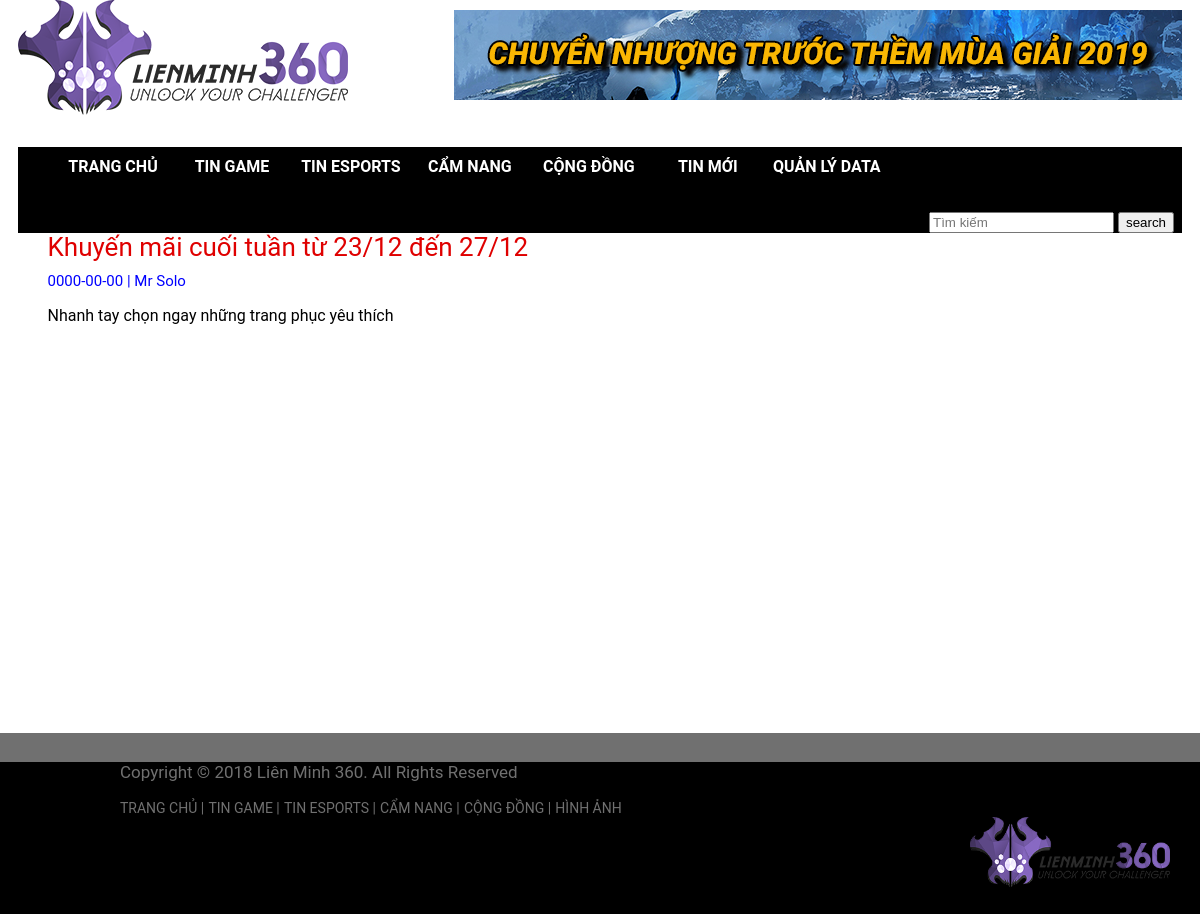
The page /main/newscontent.php?id=1 on the database its author committed.
### tables this page shows
CREATE TABLE `tinchinh` (
  `matin` int(11) NOT NULL AUTO_INCREMENT,
  `loaitin` varchar(300) DEFAULT NULL,
  `tieude` varchar(300) DEFAULT NULL,
  `noidung` varchar(10000) DEFAULT NULL,
  `tacgia` varchar(30) DEFAULT NULL,
  `thoigian` date DEFAULT NULL,
  `imgbanner` int(11) DEFAULT NULL,
  PRIMARY KEY (`matin`)
);

### main/newscontent.php (the view, shortened to what this page needs)
<?php include("phandau.php");
$id = $_GET["id"];
$sql2 = "select * from tinchinh where matin = $id";
$recordset = mysqli_query($conn,$sql2);
$row = mysqli_fetch_assoc($recordset);
?>
	<div id="maincontent">
		<div style="margin-left: 30px;">
			<p id="title"><?php echo $row['tieude']?>
		</p>
		<div id="timeandauthor">
			<span><?php echo $row['thoigian'] ?> |</span>
			<span><?php echo $row['tacgia'] ?></span>
		</div>
		<p id="noidungnews"><?php echo $row['noidung'] ?></p>
		</div>
	</div>
<?php include("phancuoi.php"); ?>

### main/newscontent.php (style rules this page uses)
#maincontent { width: 1165px; height: 500px; margin: auto; background-color: white; }
#title { font-size: 26px; font-weight: 400; color: #df0000; text-align: left; margin-bottom: 1%; line-height: 28px; }
#timeandauthor { font-size: 15px; color: blue; }

### rows shown on the page
tinchinh: tieude "Khuyến mãi cuối tuần từ 23/12 đến 27/12", thoigian "0000-00-00", tacgia "Mr Solo", noidung "Nhanh tay chọn ngay những trang phục yêu thích"
